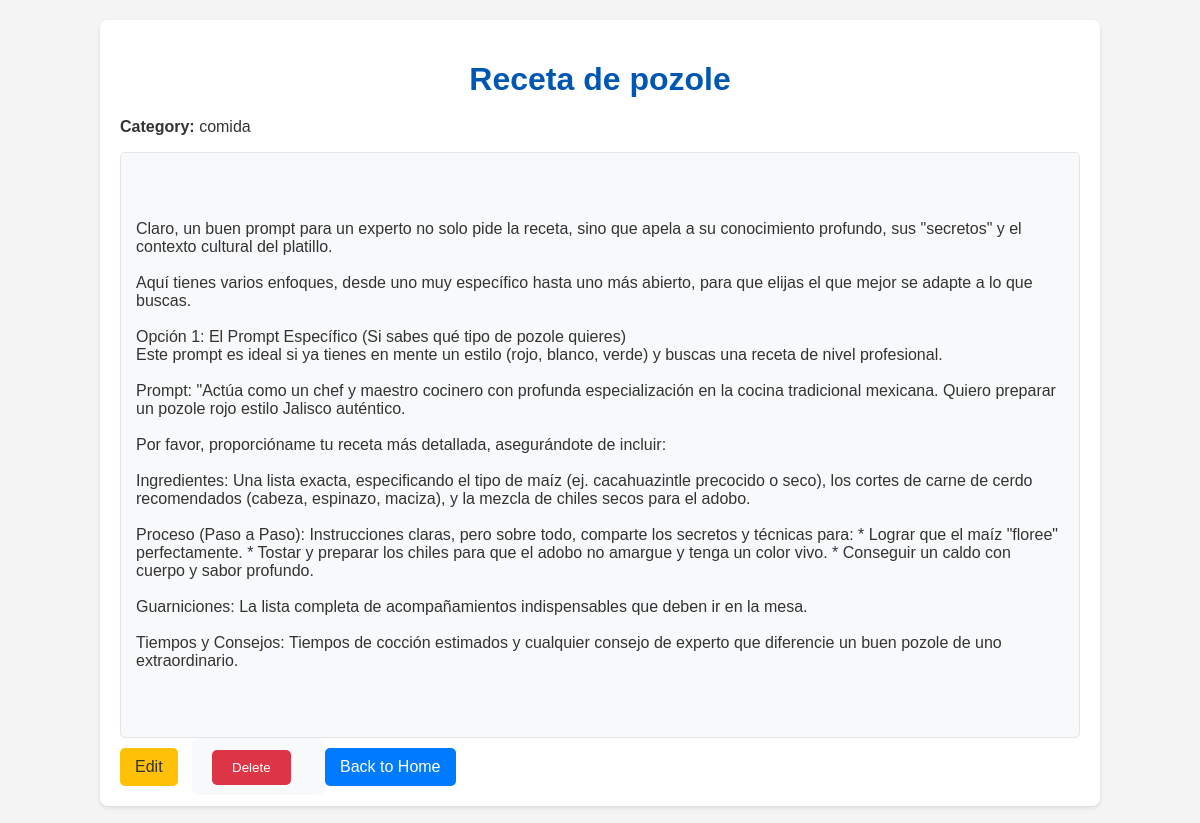
The page /prompt/1 on the database its author committed.
### tables this page shows
CREATE TABLE prompts (
    id INTEGER PRIMARY KEY AUTOINCREMENT,
    title TEXT NOT NULL,
    content TEXT NOT NULL,
    category TEXT
);

### app.py (the view)
@app.route('/prompt/<int:prompt_id>')
def view_prompt(prompt_id):
    conn = get_db_connection()
    prompt = conn.execute('SELECT * FROM prompts WHERE id = ?', (prompt_id,)).fetchone()
    conn.close()
    if prompt is None:
        return "Prompt not found", 404
    return render_template('view_prompt.html', prompt=prompt)

### app.py (called while the page is built)
def get_db_connection():
    conn = sqlite3.connect(DATABASE)
    conn.row_factory = sqlite3.Row
    return conn

### templates/view_prompt.html (shortened to what this page needs)
<!DOCTYPE html>
<html lang="en">
<head>
    <link rel="stylesheet" href="{{ url_for('static', filename='style.css') }}">
</head>
<body>
    <div class="container">
        <h1>{{ prompt.title }}</h1>
        <p><strong>Category:</strong> {{ prompt.category }}</p>
        <div class="prompt-content">
            <p>{{ prompt.content }}</p>
        </div>
        <a href="{{ url_for('edit_prompt', prompt_id=prompt.id) }}" class="button edit">Edit</a>
        <form action="{{ url_for('delete_prompt', prompt_id=prompt.id) }}" method="post" style="display:inline;">
            <button type="submit" class="button delete">Delete</button>
        </form>
        <a href="{{ url_for('index') }}" class="button">Back to Home</a>
    </div>
</body>
</html>

### static/style.css (style rules this page uses)
body { font-family: Arial, sans-serif; margin: 0; padding: 0; background-color: #f4f4f4; color: #333; }
.container { width: 80%; margin: 20px auto; background-color: #fff; padding: 20px; border-radius: 8px; box-shadow: 0 2px 4px rgba(0, 0, 0, 0.1); }
h1 { color: #0056b3; text-align: center; margin-bottom: 20px; }
.button { display: inline-block; background-color: #007bff; color: white; padding: 10px 15px; border-radius: 5px; text-decoration: none; margin-top: 10px; margin-right: 10px; }
.button.edit { background-color: #ffc107; color: #333; }
.button.delete { background-color: #dc3545; }
form { background-color: #f8f9fa; padding: 20px; border-radius: 8px; margin-top: 20px; }
form button[type="submit"] { background-color: #28a745; color: white; padding: 10px 20px; border: none; border-radius: 5px; cursor: pointer; }
.prompt-content { background-color: #f8f9fa; border: 1px solid #e2e6ea; padding: 15px; border-radius: 5px; margin-top: 15px; white-space: pre-wrap; }

### rows shown on the page
prompts: title "Receta de pozole", category "comida", content "Claro, un buen prompt para un experto no solo pide la receta, sino que apela a su conocimiento profundo, sus \"secretos\" y el contexto cultural del platillo. Aquí tienes varios enfoques, desde uno muy específico hasta uno más abierto, para que elijas el que mejor se adapte a lo que buscas. Opción 1: El Prompt Específico (Si sabes qué tipo de pozole quieres) Este prompt es ideal si ya tienes en mente un estilo (rojo, blanco, verde) y buscas una receta de nivel profesional. Prompt: \"Actúa como un chef y maestro cocinero con profunda especialización en la cocina tradicional mexicana. Quiero preparar un pozole rojo estilo Jalisco auténtico. Por favor, proporcióname tu receta más detallada,…"
